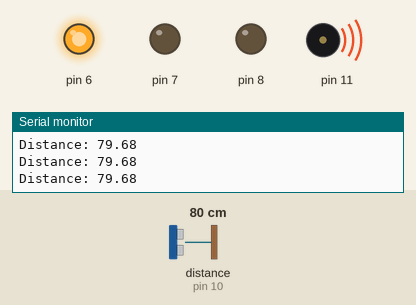
Simulated run of this sketch. Board: Arduino Uno, built with avr-gcc and run on an emulated ATmega328P. On the bench: output pins drawn as LEDs (lit = HIGH), buzzer (waves = sounding), the last lines printed to the serial monitor. Wiring (inferred from the names in the program): ultrasonic range finder: trigger pin 9; echo pin 10. Inputs (shaded band) come from the test bench; at power-on: distance to the obstacle (sensor on pin 10) 80 cm. The echo pulse lasts 58.3 µs per cm; pins used as bus, display or sensor lines are not drawn.

Above: at 1.29 s.
1.3 s: distance to the obstacle (sensor on pin 10) set to 34 cm
4.3 s: distance to the obstacle (sensor on pin 10) set to 28 cm
At 4.63 s:
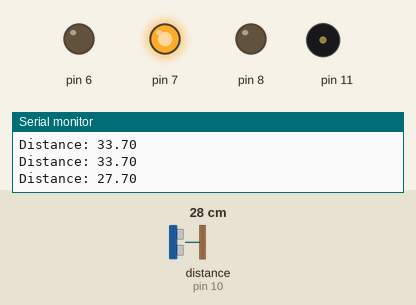
7.3 s: distance to the obstacle (sensor on pin 10) set to 12 cm
10.3 s: distance to the obstacle (sensor on pin 10) set to 9 cm
At 10.5 s:
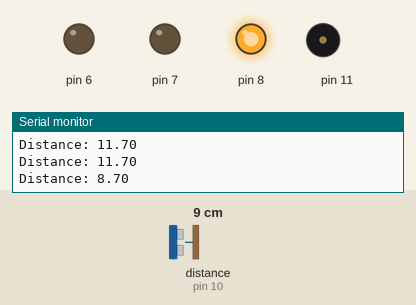
13.3 s: distance to the obstacle (sensor on pin 10) set to 18 cm
At 13.52 s:
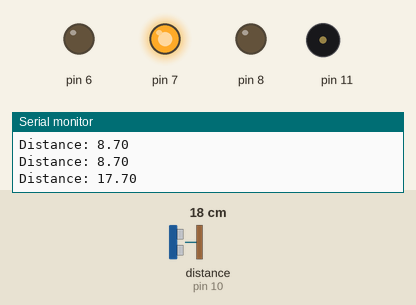
16.3 s: distance to the obstacle (sensor on pin 10) set to 2 cm
At 16.55 s:
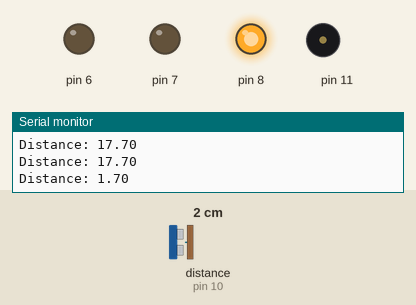
Timing chart, 0 to 20.3 s (numbered marks = the images above; inputs shaded):
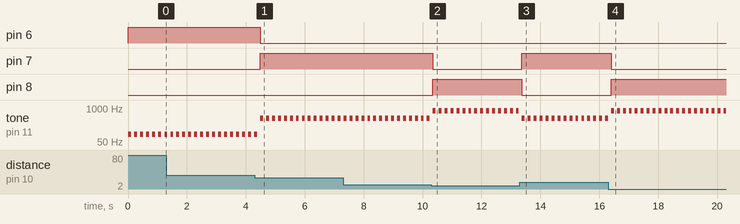

Measured:
- the behaviour switches between 31 and 30 cm on distance to the obstacle (sensor on pin 10) (found by bisection; images 0 and 1)
- the behaviour switches between 11 and 10 cm on distance to the obstacle (sensor on pin 10) (found by bisection; images 1 and 2)
- after the input at 4.3 s, pin 6: HIGH → LOW after 0.19 s; pin 7: LOW → HIGH after 0.19 s
- after the input at 10.3 s, pin 7: HIGH → LOW after 0.05 s; pin 8: LOW → HIGH after 0.05 s
- after the input at 13.3 s, pin 7: LOW → HIGH after 0.07 s; pin 8: HIGH → LOW after 0.07 s
- after the input at 16.3 s, pin 7: HIGH → LOW after 0.10 s; pin 8: LOW → HIGH after 0.10 s
- by itself, tone on pin 11: alternates 800 Hz for 0.10 s and silent for 0.10 s

The sketch:

2023-0404_DistanceSensor.ino
```cpp
const int trigPin = 9;
const int echoPin = 10;

float duration, distance;

void setup() {
  // put your setup code here, to run once:
  pinMode(trigPin, OUTPUT);
  pinMode(echoPin, INPUT);
  Serial.begin(9600);
  pinMode(8,OUTPUT);
  pinMode(7,OUTPUT);
  pinMode(6,OUTPUT);
  pinMode(11,OUTPUT);
}

void loop() {
  // put your main code here, to run repeatedly:
  digitalWrite(trigPin, LOW);
  delayMicroseconds(2);
  digitalWrite(trigPin, HIGH);
  delayMicroseconds(10);
  digitalWrite(trigPin, LOW);

  duration = pulseIn(echoPin, HIGH);
  distance = (duration*.0343)/2;
  Serial.print("Distance: ");
  Serial.println(distance);

  if(distance<10){
    digitalWrite(8,1);
    digitalWrite(7,0);
    digitalWrite(6,0);
    tone(11,800);
    delay(100);
    noTone(11);
  }else if (distance<30){
    digitalWrite(7,1);
    digitalWrite(8,0);
    digitalWrite(6,0);
    tone(11,400);
    delay(100);
    noTone(11);
  }else{
    digitalWrite(6,1);
    digitalWrite(7,0);
    digitalWrite(8,0);
    tone(11,100);
    delay(100);
    noTone(11);
  }

  delay(100);
}
```
